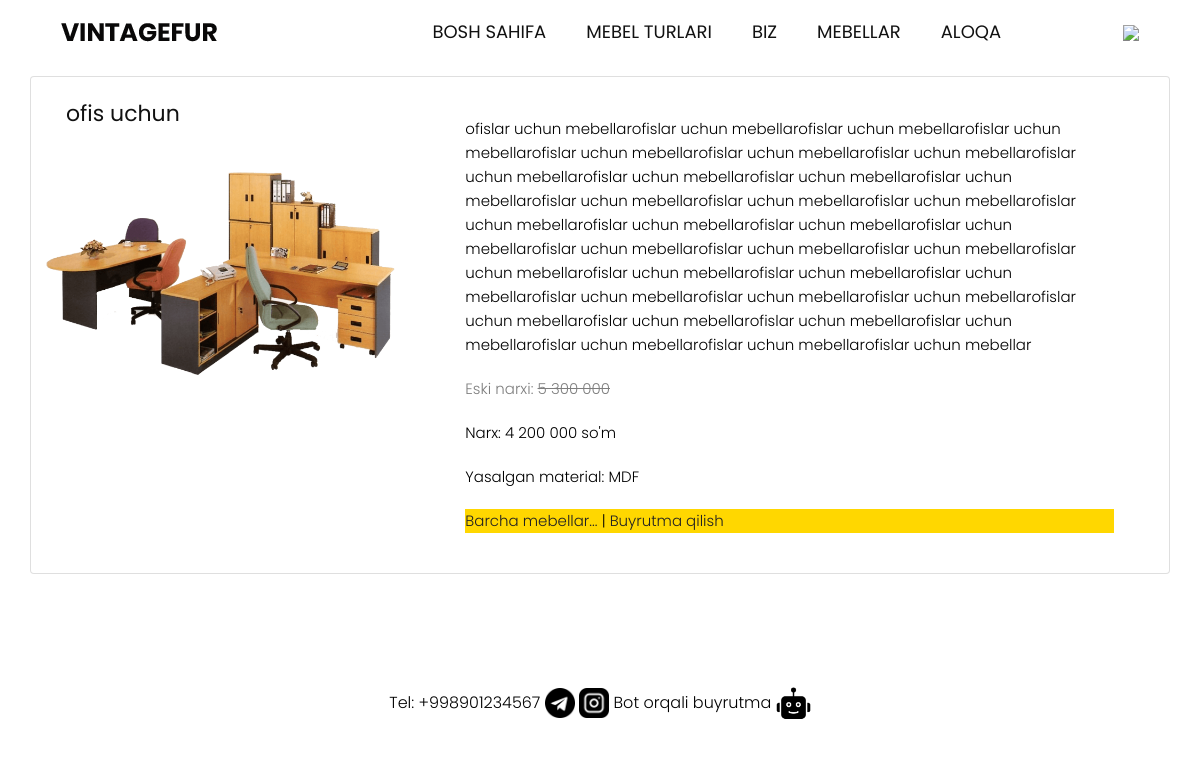
Screenshot of /detail/3/ with the database file from the repository.
### newsapp/models.py (models this page shows, shortened)
class Mebel(models.Model):
    title = models.CharField(max_length=350, verbose_name='Mebel nomi')
    summary = models.CharField(max_length=450, blank=True, null=True, verbose_name='Mebel haqida qisqacha ta\'rif')
    body = RichTextField(verbose_name='Mebel haqida batafsil ma\'lumot')
    categoty = models.ForeignKey(Category, default=1, on_delete=models.CASCADE, verbose_name='Mebel turini tanlang')
    image = models.ImageField(upload_to='image/', blank=True, null=True, verbose_name='Mebel rasmi')
    material = models.CharField(max_length=200, blank=True, null=True, verbose_name='Mebelda ishlatilgan material')
    price = models.CharField(max_length=50, verbose_name='Mebelni sotilish narxi')
    rek_price = models.CharField(max_length=50, blank=True, null=True, verbose_name='Mebel reklama narxi')

### newsapp/views.py (the view)
# urls.py: path('detail/<int:pk>/', DetailPageView.as_view(), name='detail_product'),
class DetailPageView(DetailView):
    model = Mebel
    template_name = 'detail_product.html'

### templates/detail_product.html
{% extends 'base.html' %}
{% block content %}
<br><br><br>
    <div class="card mb-3 container" style="max-width: auto;">
      <div class="row g-0">
        <div class="col-md-4">
          <div class="card-body">
            <h2 class="card-title">{{ mebel.title }}</h2>
          </div>
          {% if mebel.image %}
            <img src="{{ mebel.image.url }}" class="img-fluid rounded-start" alt="rasm">
          {% endif %}
        </div>
        <div class="col-md-8">
          <div class="card-body" style="color: black;">
            <p class="card-text" >{{ mebel.body|safe }}</p>
            {% if mebel.rek_price %}
            <p class="card-text" style="opacity: 0.5;">Eski narxi: <strike>{{ mebel.rek_price }}</strike></p>
            {% endif %}
            <p class="card-text">Narx: {{ mebel.price }} so'm</p>
            {% if mebel.material %}
            <p class="card-text">Yasalgan material: {{ mebel.material }}</p>
            {% endif %}
            <p style="background-color: gold;">
              <a href="{% url 'shop' %}">Barcha mebellar...</a> |
              <a href="{% url 'buy' mebel.pk %}">Buyrutma qilish</a>
            </p>
          </div>
        </div>
      </div>
    </div>
    <br><br><br>
{% endblock content %}

### static/css/style.css (style rules this page uses)
* { box-sizing: border-box !important; transition: ease all 0.5s; }
html { scroll-behavior: smooth; }
body { color: #666666; font-size: 14px; font-family:Poppins; line-height: 1.80857; font-weight: normal; overflow-x: hidden; }
a { color: #1f1f1f; text-decoration: none !important; outline: none !important; -webkit-transition: all .3s ease-in-out; -moz-transition: all .3s ease-in-out; -ms-transition: all .3s ease-in-out; -o-transition: all .3s ease-in-out; transition: all .3s ease-in-out; }
h1, h2, h3, h4, h5, h6 { letter-spacing: 0; font-weight: normal; position: relative; padding: 0 0 10px 0; font-weight: normal; line-height: normal; color: #111111; margin: 0 }
h2 { font-size: 22px }
*, *::after, *::before { -webkit-box-sizing: border-box; -moz-box-sizing: border-box; box-sizing: border-box; }
p { margin: 20px; font-weight: 300; font-size: 15px; line-height: 24px; }
a { color: #222222; text-decoration: none; outline: none !important; }
a, .btn { text-decoration: none !important; outline: none !important; -webkit-transition: all .3s ease-in-out; -moz-transition: all .3s ease-in-out; -ms-transition: all .3s ease-in-out; -o-transition: all .3s ease-in-out; transition: all .3s ease-in-out; }
img { max-width: 100%; height: auto; }

### rows the page displays
Mebel: title "ofis uchun", image (picture), body "ofislar uchun mebellarofislar uchun mebellarofislar uchun mebellarofislar uchun mebellarofislar uchun mebellarofislar uchun mebellarofislar uchun mebellarofislar uchun mebellarofislar uchun mebellarofislar uchun mebellarofislar uchun mebellarofislar uchun mebellarofislar uchun mebellarofislar uchun mebellarofislar uchun mebellarofislar uchun mebellarofislar uchun mebellarofislar uchun mebellarofislar uchun mebellarofislar uchun mebellarofislar uchun mebellarofislar uchun mebellarofislar uchun mebellarofislar uchun mebellarofislar uchun mebellarofislar uchun mebellarofislar uchun mebellarofislar uchun mebellarofislar uchun mebellarofislar uchun mebellarofislar uchun mebellarofislar uchun…", rek_price "5 300 000", price "4 200 000", material "MDF"
